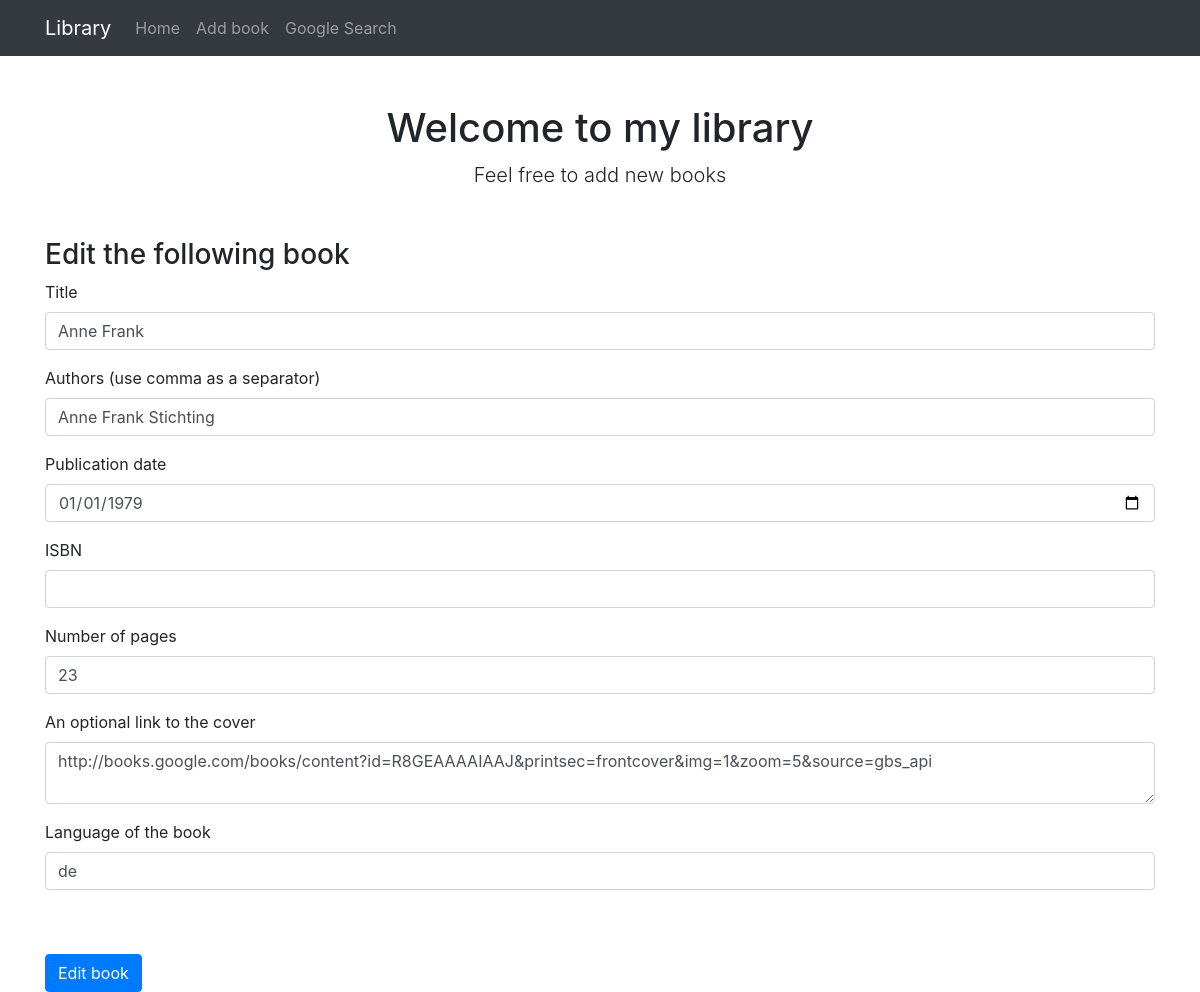
Screenshot of /edit-book/21 with the database file from the repository.
### library/models.py (models this page shows, shortened)
class Book(db.Model):
    id = db.Column(db.Integer, primary_key=True)
    title = db.Column(db.String(80), nullable=False, unique=True)
    authors = db.relationship("Author", lazy='subquery',
                              secondary=association_table,
                              backref=db.backref('books', lazy=True))
    published_date = db.Column(db.Date(), nullable=False)
    ISBN = db.Column(db.Integer, nullable=False, unique=True)
    num_pages = db.Column(db.Integer, nullable=False)
    cover_url = db.Column(db.Text)
    language = db.Column(db.String(2), nullable=False)

class Author(db.Model):
    id = db.Column(db.Integer, primary_key=True)
    name = db.Column(db.String(80), nullable=False)

### library/routes.py (the view)
@app.route("/edit-book/<int:book_id>", methods=['GET', 'POST'])
def edit_book(book_id):
    book = Book.query.filter_by(id=book_id).first_or_404()
    form = BookForm(obj=book)
    return add_or_edit_book(book, form, book_id=book_id)

### library/forms.py (shortened to what this page needs)
class BookForm(FlaskForm):
    id = HiddenField('id')
    title = StringField('Title', validators=[InputRequired(), unique_check])
    authors = StringField('authors', validators=[InputRequired()])
    published_date = DateField('Published date', validators=[
        InputRequired()])
    ISBN = IntegerField('ISBN', validators=[InputRequired(), unique_check])
    num_pages = IntegerField('Pages', validators=[InputRequired()])
    cover_url = TextAreaField("Link to the cover", validators=[
        Optional(), URL(message="Enter Valid URL Please.")])
    language = StringField('Language', validators=[InputRequired()])

### library/routes.py (called while the page is built, shortened)
def add_or_edit_book(book, form, book_id=None):
    errors = None
    return render_template(
        'form.html', form=form, errors=errors, book_id=book_id, book=book)

### library/templates/form.html (shortened to what this page needs)
{% extends "index.html" %}
{% block content %}
<h3 class="mt-5">
{% if book_id %}
    Edit the following book
{% else %}
    Add a new book
{% endif %}
</h3>
<form method="POST" action="">
    <div class="form-group">
        <label for="title">Title</label>
        {{ form.title(class_="form-control") }}
    </div>
    <div class="form-group">
        <label for="authors">Authors (use comma as a separator)</label>
            {% if book_id %}
                <input class="form-control" id="authors" name="authors" required="" type="text" value="{% for a in book.authors %}{{ a.name }}{{ ", " if not loop.last else "" }}{% endfor %}">
            {% else %}
                {{ form.authors(class_="form-control") }}
            {% endif %}
    </div>
    <div class="form-group">
        <label for="published_date">Publication date</label>
        {{ form.published_date(class_="form-control", placeholder="YYYY-MM-DD") }}
    </div>
    <div class="form-group">
        <label for="ISBN">ISBN</label>
        {{ form.ISBN(class_="form-control") }}
    </div>
    <div class="form-group">
        <label for="num_pages">Number of pages</label>
        {{ form.num_pages(class_="form-control") }}
    </div>
    <div class="form-group">
        <label for="cover_url">An optional link to the cover</label>
        {{ form.cover_url(class_="form-control") }}
    </div>
    <div class="form-group">
        <label for="language">Language of the book</label>
        {{ form.language(class_="form-control") }}
    </div>
    {% if book_id %}
    <button type="submit" class="btn btn-primary mt-5">Edit book</button>
    {% else %}
    <button type="submit" class="btn btn-primary mt-5">Add book</button>
    {% endif %}
</form>
{% endblock %}

### rows the page displays
Book: title "Anne Frank", published_date "01/01/1979", num_pages "23", cover_url "http://books.google.com/books/content?id=R8GEAAAAIAAJ&printsec=frontcover&img=1&zoom=5&source=gbs_api", language "de"
Author: authors "Anne Frank Stichting"
